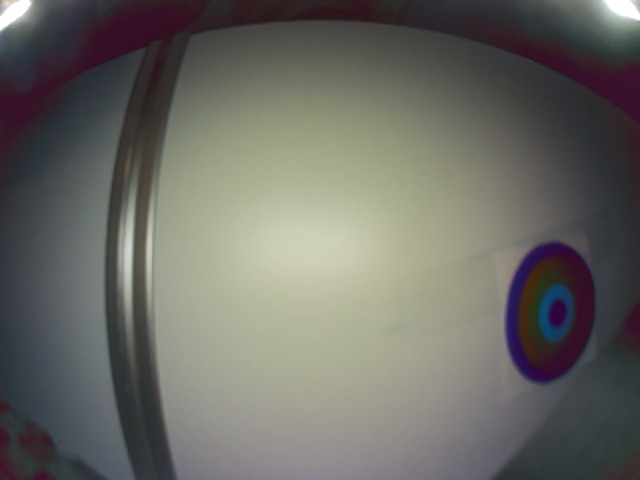
#> input picture dataset_neu/img_0000.jpg, 640 x 480 px
$ python -i hsv_calib.py   (imports and definitions only)
#> lines starting #> are read from the running program, lines starting #| are printed output that depends on the picture; after the words box and inside, x2 and y2 are one past the last pixel; in counts of white or black regions, pixels touching at a corner belong together
#> further down, picture is the input picture: shape (480, 640, 3); mean B, G, R 99.7, 105.4, 106.1
import cv2
import numpy as np
import math
import sys
from picamera2 import Picamera2

# ==========================================
# KONFIGURATION
# ==========================================
CAM_ID = 1  # 0 für links, 1 für rechts (je nachdem welche du kalibrieren willst)

# Globale Variable für den Klick-Sensor
hsv_frame_global = None

def mouse_click(event, x, y, flags, param):
    """Gibt den exakten HSV-Wert des angeklickten Pixels in der Konsole aus."""
    global hsv_frame_global
    if event == cv2.EVENT_LBUTTONDOWN and hsv_frame_global is not None:
        h, s, v = hsv_frame_global[y, x]
        print(f"👉 Klick auf X:{x} Y:{y} | HSV-Werte: H={h:3d}, S={s:3d}, V={v:3d}")

def nothing(x):
    pass

# ==========================================
# GUI UND TRACKBARS SETUP
# ==========================================
# [19 lines not run here, left out]

# ==========================================
# DEINE GEOMETRIE FUNKTIONEN (Exakte Kopie)
# ==========================================
def order_points(pts):
    rect = np.zeros((4, 2), dtype="float32")
    s = pts.sum(axis=1)
    rect[0] = pts[np.argmin(s)]
    rect[2] = pts[np.argmax(s)]
    diff = np.diff(pts, axis=1)
    rect[1] = pts[np.argmin(diff)]
    rect[3] = pts[np.argmax(diff)]
    return rect

def find_target_corners(image_bgr):
    cutoff_top_y = int(image_bgr.shape[0] * 0.25)
#> cutoff_top_y = 120
    cutoff_bottom_y = int(image_bgr.shape[0] * 0.875)
#> cutoff_bottom_y = 420

    cutoff_left_x = int(image_bgr.shape[1] * (1/7))
#> cutoff_left_x = 91
    cutoff_right_x = int(image_bgr.shape[1] * (6/7))
#> cutoff_right_x = 548

    gray = cv2.cvtColor(image_bgr, cv2.COLOR_BGR2GRAY)
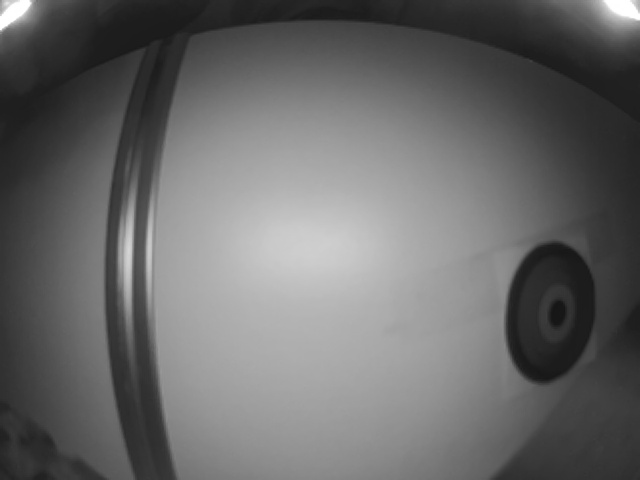
#> gray: shape (480, 640); min 21, max 255, mean 105
    blurred = cv2.GaussianBlur(gray, (7, 7), 0) # Leicht stärkerer Blur gegen Bildrauschen

    # 1. Sensiblerer Canny-Filter
    edges = cv2.Canny(blurred, 30, 100)
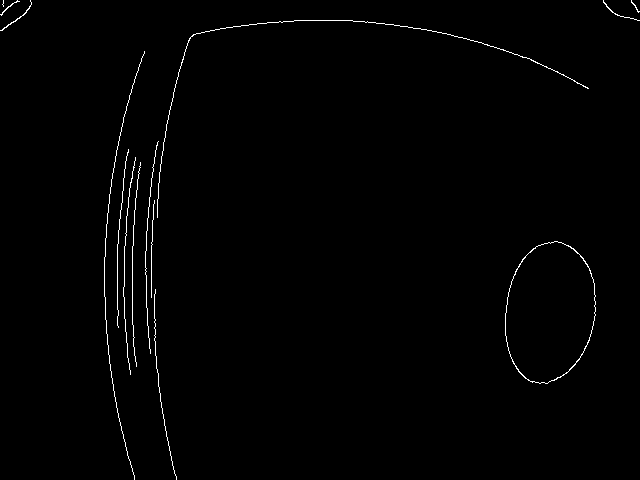
#> edges: shape (480, 640); 0.88% white in thin lines or dots

    # 2. NEU: Dilatation (Linien dicker machen, um Lücken im Kanten-Ring zu schließen)
    kernel = np.ones((5, 5), np.uint8)
    edges = cv2.dilate(edges, kernel, iterations=1)
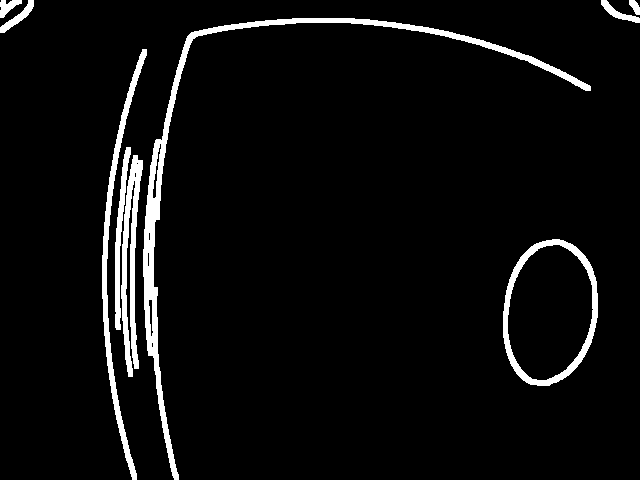
#> edges: shape (480, 640); 4.9% white; 9 white regions

    # 3. NEU: RETR_LIST statt RETR_EXTERNAL, um wirklich alle Ebenen zu betrachten
    contours, _ = cv2.findContours(edges, cv2.RETR_LIST, cv2.CHAIN_APPROX_SIMPLE)
#> contours = 17 contours, 4 with area under 20; largest, box (x1, y1, x2, y2) and area: (503, 239, 598, 386) 10927, (507, 244, 594, 381) 8979, (143, 18, 591, 480) 5460, (102, 49, 147, 480) 2000, (121, 155, 143, 377) 1882
    if not contours:
        return None

    # Absteigend nach Größe sortieren (der größte gültige Ring gewinnt immer)
    contours = sorted(contours, key=cv2.contourArea, reverse=True)
    for cnt in contours:
        x, y, w, h = cv2.boundingRect(cnt)

        # Horizontale Sperre (Oben/Unten)
        if y < cutoff_top_y or (y + h) > cutoff_bottom_y:
            continue

        # Vertikale Sperre (Links/Rechts)
        if x < cutoff_left_x or (x + w) > cutoff_right_x:
            continue

        area = cv2.contourArea(cnt)
        if area > 1000:
            rect = cv2.minAreaRect(cnt)
            box = cv2.boxPoints(rect)
            box = np.int32(box)

            width = rect[1][0]
            height = rect[1][1]
            if height == 0: continue
            aspect_ratio = width / height

            # Toleranz für das Rechteck/Quadrat (Ring von der Seite gesehen ist gestaucht)
            if 0.7 <= aspect_ratio <= 1.3:
                return order_points(box)
#> this loop made 17 passes
#> (x, y, w, h, area, box, width) on pass 5: (121, 155, 22, 222, 1882, [[137, 376], [119, 375], [123, 154], [142, 155]], 221.1)
#> (x, y, w, h) on passes 1, 2, 3, 4, 7, 8: (503, 239, 95, 147), (507, 244, 87, 137), (143, 18, 448, 462), (102, 49, 45, 431), (0, 0, 34, 33), (601, 0, 39, 23)
    return None
    cutoff_top_y = int(image_bgr.shape[0] * 0.25)
    cutoff_bottom_y = int(image_bgr.shape[0] * 0.875)
    cutoff_left_x = int(image_bgr.shape[1] * (1/7))
    cutoff_right_x = int(image_bgr.shape[1] * (6/7))

    gray = cv2.cvtColor(image_bgr, cv2.COLOR_BGR2GRAY)
    blurred = cv2.GaussianBlur(gray, (5, 5), 0)
    edges = cv2.Canny(blurred, 50, 150)

    contours, _ = cv2.findContours(edges, cv2.RETR_EXTERNAL, cv2.CHAIN_APPROX_SIMPLE)
    if not contours: return None

    contours = sorted(contours, key=cv2.contourArea, reverse=True)
    for cnt in contours:
        x, y, w, h = cv2.boundingRect(cnt)
        if y < cutoff_top_y or (y + h) > cutoff_bottom_y: continue
        if x < cutoff_left_x or (x + w) > cutoff_right_x: continue

        area = cv2.contourArea(cnt)
        if area > 1000:
            rect = cv2.minAreaRect(cnt)
            box = cv2.boxPoints(rect)
            box = np.int32(box)

            width = rect[1][0]
            height = rect[1][1]
            if height == 0: continue
            aspect_ratio = width / height

            if 0.7 <= aspect_ratio <= 1.3:
                return order_points(box)
    return None

def warp_target(image_bgr, corners, output_size=200):
    dst_points = np.array([
        [0, 0], [output_size - 1, 0],
        [output_size - 1, output_size - 1], [0, output_size - 1]
    ], dtype="float32")
    matrix = cv2.getPerspectiveTransform(corners, dst_points)
    return cv2.warpPerspective(image_bgr, matrix, (output_size, output_size))

# ==========================================
# KAMERA STARTEN
# ==========================================
# [135 lines not run here, left out]

>>> import cv2
>>> picture = cv2.imread('dataset_neu/img_0000.jpg')
>>> result = find_target_corners(picture)
